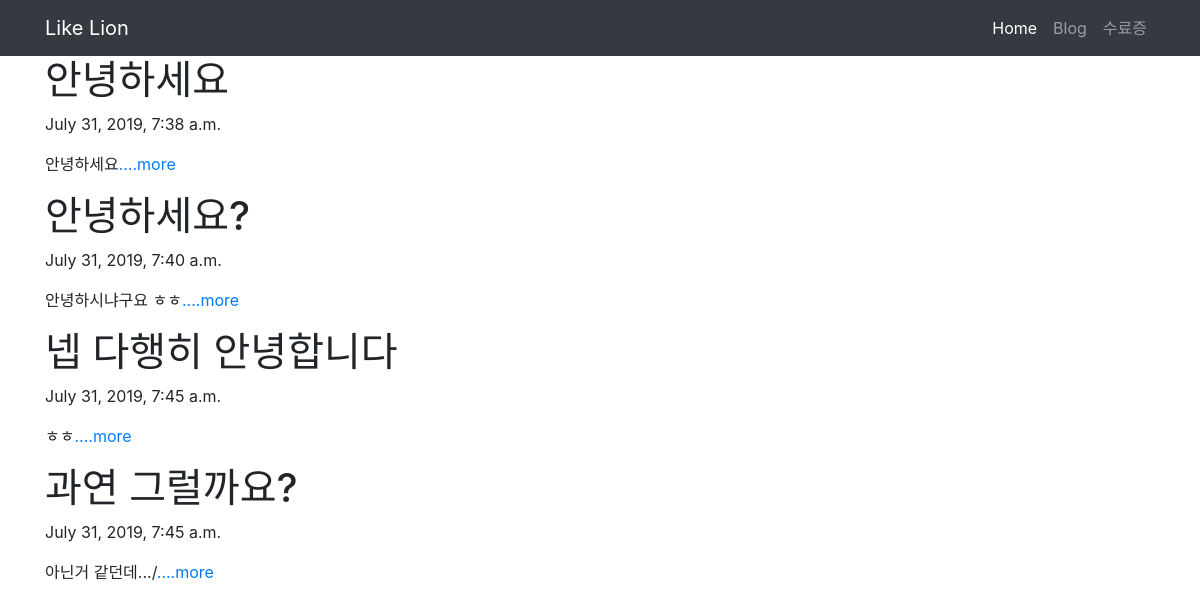
The page / on the database its author committed.
### blog/models.py (models this page shows, shortened)
class Blog(models.Model):
    title = models.CharField(max_length=200)
    pub_date = models.DateTimeField('date published')
    body = models.TextField()
    def summary(self):
        return self.body[:100]

### blog/views.py (the view)
# urls.py: 2. Add a URL to urlpatterns:  path('', views.home, name='home')
def home(request):
    blogs = Blog.objects
    return render(request, 'blog/home.html', {'blogs': blogs})

### blog/templates/blog/home.html (shortened to what this page needs)
<!doctype html>
<html lang="en">
  <head>
    <link rel="stylesheet" href="https://stackpath.bootstrapcdn.com/bootstrap/4.3.1/css/bootstrap.min.css">
  </head>
  <body>
    <nav class="navbar navbar-expand-lg navbar-dark bg-dark">
        <div class="container">
            <a class="navbar-brand" href="#">Like Lion</a>
            <div class="collapse navbar-collapse" id="navbarNavAltMarkup">
              <div class="navbar-nav ml-auto">
                <a class="nav-item nav-link active" href="#">Home</a>
              <a class="nav-item nav-link" href="#">Blog</a>
              <a class="nav-item nav-link" href="#">수료증</a>
                  </div>
          </div>
          </div>
      </nav>
    {% for blog in blogs.all %}
      <div class="container">
          <h1>{{ blog.title }}</h1>
          <p>{{ blog.pub_date }}</p>
          <p>{{ blog.summary }}<a href="{% url 'detail' blog.id %}">....more</a></p>
      </div>
    {% endfor %}
  </body>
</html>

### rows shown on the page
Blog: title "안녕하세요", pub_date "July 31, 2019, 7:38 a.m.", summary "안녕하세요"
Blog: title "안녕하세요?", pub_date "July 31, 2019, 7:40 a.m.", summary "안녕하시냐구요 ㅎㅎ"
Blog: title "넵 다행히 안녕합니다", pub_date "July 31, 2019, 7:45 a.m.", summary "ㅎㅎ"
Blog: title "과연 그럴까요?", pub_date "July 31, 2019, 7:45 a.m.", summary "아닌거 같던데.../"
